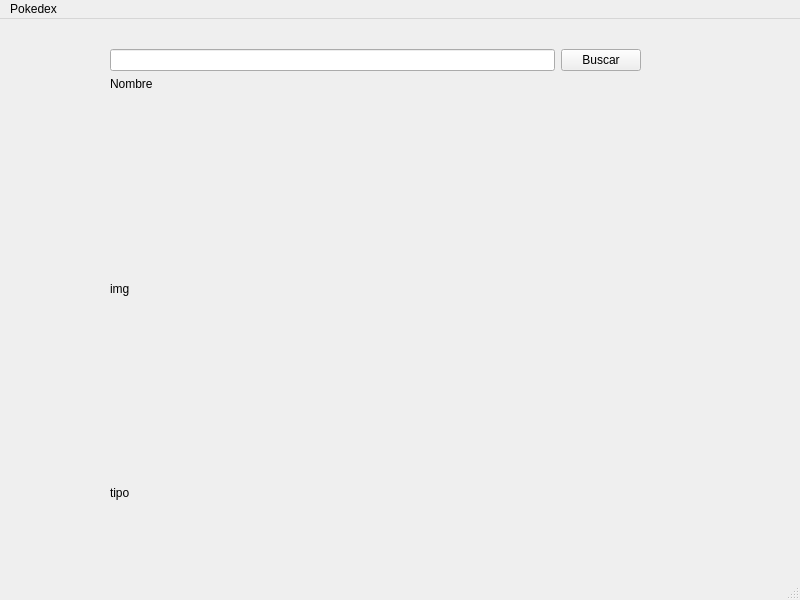
<?xml version="1.0" encoding="UTF-8"?>
<ui version="4.0">
 <class>MainWindow</class>
 <widget class="QMainWindow" name="MainWindow">
  <property name="geometry">
   <rect>
    <x>0</x>
    <y>0</y>
    <width>800</width>
    <height>600</height>
   </rect>
  </property>
  <property name="windowTitle">
   <string>MainWindow</string>
  </property>
  <widget class="QWidget" name="centralwidget">
   <widget class="QWidget" name="gridLayoutWidget">
    <property name="geometry">
     <rect>
      <x>110</x>
      <y>30</y>
      <width>531</width>
      <height>451</height>
     </rect>
    </property>
    <layout class="QGridLayout" name="gridLayout">
     <item row="4" column="1">
      <spacer name="verticalSpacer_2">
       <property name="orientation">
        <enum>Qt::Vertical</enum>
       </property>
       <property name="sizeHint" stdset="0">
        <size>
         <width>20</width>
         <height>40</height>
        </size>
       </property>
      </spacer>
     </item>
     <item row="0" column="2">
      <widget class="QPushButton" name="getPokemon">
       <property name="text">
        <string>Buscar</string>
       </property>
      </widget>
     </item>
     <item row="0" column="1">
      <widget class="QLineEdit" name="lineEdit"/>
     </item>
     <item row="6" column="1">
      <widget class="QLabel" name="type">
       <property name="text">
        <string>tipo</string>
       </property>
      </widget>
     </item>
     <item row="2" column="1">
      <spacer name="verticalSpacer">
       <property name="orientation">
        <enum>Qt::Vertical</enum>
       </property>
       <property name="sizeHint" stdset="0">
        <size>
         <width>20</width>
         <height>40</height>
        </size>
       </property>
      </spacer>
     </item>
     <item row="1" column="1">
      <widget class="QLabel" name="nombre">
       <property name="text">
        <string>Nombre</string>
       </property>
      </widget>
     </item>
     <item row="3" column="1">
      <widget class="QLabel" name="img">
       <property name="text">
        <string>img</string>
       </property>
      </widget>
     </item>
    </layout>
   </widget>
  </widget>
  <widget class="QMenuBar" name="menubar">
   <property name="geometry">
    <rect>
     <x>0</x>
     <y>0</y>
     <width>800</width>
     <height>32</height>
    </rect>
   </property>
   <widget class="QMenu" name="menuPokedex">
    <property name="title">
     <string>Pokedex</string>
    </property>
   </widget>
   <addaction name="menuPokedex"/>
  </widget>
  <widget class="QStatusBar" name="statusbar"/>
 </widget>
 <resources/>
 <connections/>
</ui>
